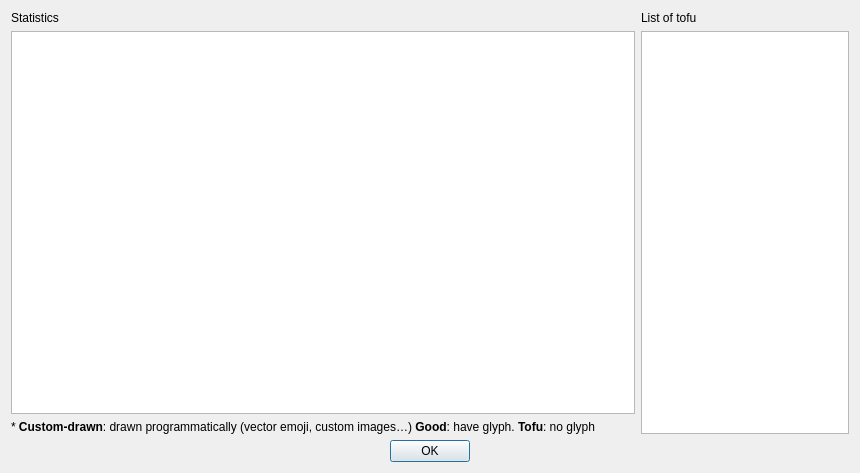
<?xml version="1.0" encoding="UTF-8"?>
<ui version="4.0">
 <class>FmTofuStats</class>
 <widget class="QDialog" name="FmTofuStats">
  <property name="geometry">
   <rect>
    <x>0</x>
    <y>0</y>
    <width>860</width>
    <height>473</height>
   </rect>
  </property>
  <property name="windowTitle">
   <string>Tofu statistics</string>
  </property>
  <layout class="QVBoxLayout" name="verticalLayout">
   <item>
    <layout class="QHBoxLayout" name="horizontalLayout" stretch="3,1">
     <item>
      <layout class="QVBoxLayout" name="verticalLayout_2">
       <item>
        <widget class="QLabel" name="label">
         <property name="text">
          <string>Statistics</string>
         </property>
        </widget>
       </item>
       <item>
        <widget class="QTableView" name="tableStats">
         <property name="editTriggers">
          <set>QAbstractItemView::NoEditTriggers</set>
         </property>
         <property name="selectionMode">
          <enum>QAbstractItemView::SingleSelection</enum>
         </property>
         <property name="wordWrap">
          <bool>false</bool>
         </property>
         <attribute name="verticalHeaderDefaultSectionSize">
          <number>21</number>
         </attribute>
        </widget>
       </item>
       <item>
        <widget class="QLabel" name="lbLegend">
         <property name="text">
          <string>* &lt;b&gt;Custom-drawn&lt;/b&gt;: drawn programmatically (vector emoji, custom images…) &lt;b&gt;Good&lt;/b&gt;: have glyph. &lt;b&gt;Tofu&lt;/b&gt;: no glyph</string>
         </property>
        </widget>
       </item>
      </layout>
     </item>
     <item>
      <layout class="QVBoxLayout" name="verticalLayout_3">
       <item>
        <widget class="QLabel" name="label_2">
         <property name="text">
          <string>List of tofu</string>
         </property>
        </widget>
       </item>
       <item>
        <widget class="QPlainTextEdit" name="memoTofuList"/>
       </item>
      </layout>
     </item>
    </layout>
   </item>
   <item>
    <widget class="QDialogButtonBox" name="buttonBox">
     <property name="orientation">
      <enum>Qt::Horizontal</enum>
     </property>
     <property name="standardButtons">
      <set>QDialogButtonBox::Ok</set>
     </property>
     <property name="centerButtons">
      <bool>true</bool>
     </property>
    </widget>
   </item>
  </layout>
 </widget>
 <resources/>
 <connections>
  <connection>
   <sender>buttonBox</sender>
   <signal>accepted()</signal>
   <receiver>FmTofuStats</receiver>
   <slot>accept()</slot>
   <hints>
    <hint type="sourcelabel">
     <x>248</x>
     <y>254</y>
    </hint>
    <hint type="destinationlabel">
     <x>157</x>
     <y>274</y>
    </hint>
   </hints>
  </connection>
  <connection>
   <sender>buttonBox</sender>
   <signal>rejected()</signal>
   <receiver>FmTofuStats</receiver>
   <slot>reject()</slot>
   <hints>
    <hint type="sourcelabel">
     <x>316</x>
     <y>260</y>
    </hint>
    <hint type="destinationlabel">
     <x>286</x>
     <y>274</y>
    </hint>
   </hints>
  </connection>
 </connections>
</ui>
